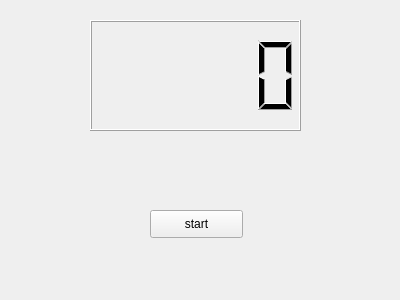
<?xml version="1.0" encoding="UTF-8"?>
<ui version="4.0">
 <class>Widget</class>
 <widget class="QWidget" name="Widget">
  <property name="geometry">
   <rect>
    <x>0</x>
    <y>0</y>
    <width>400</width>
    <height>300</height>
   </rect>
  </property>
  <property name="windowTitle">
   <string>Widget</string>
  </property>
  <widget class="QLCDNumber" name="lcdNumber">
   <property name="geometry">
    <rect>
     <x>90</x>
     <y>20</y>
     <width>211</width>
     <height>111</height>
    </rect>
   </property>
  </widget>
  <widget class="QPushButton" name="pushButton">
   <property name="geometry">
    <rect>
     <x>150</x>
     <y>210</y>
     <width>93</width>
     <height>28</height>
    </rect>
   </property>
   <property name="text">
    <string>start</string>
   </property>
  </widget>
 </widget>
 <layoutdefault spacing="6" margin="11"/>
 <resources/>
 <connections/>
</ui>
